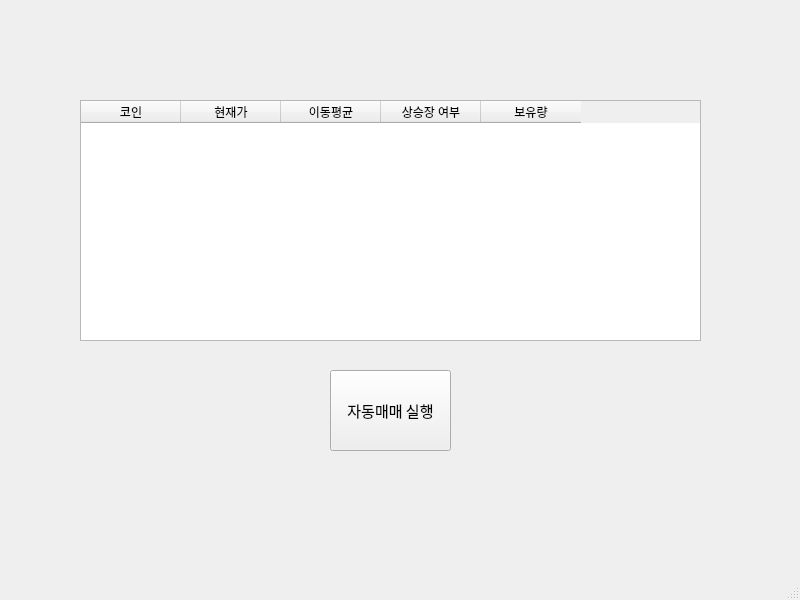
<?xml version="1.0" encoding="UTF-8"?>
<ui version="4.0">
 <class>MainWindow</class>
 <widget class="QMainWindow" name="MainWindow">
  <property name="geometry">
   <rect>
    <x>0</x>
    <y>0</y>
    <width>800</width>
    <height>600</height>
   </rect>
  </property>
  <property name="windowTitle">
   <string>MainWindow</string>
  </property>
  <widget class="QWidget" name="centralwidget">
   <widget class="QTableWidget" name="twCoins">
    <property name="geometry">
     <rect>
      <x>80</x>
      <y>100</y>
      <width>621</width>
      <height>241</height>
     </rect>
    </property>
    <column>
     <property name="text">
      <string>코인</string>
     </property>
    </column>
    <column>
     <property name="text">
      <string>현재가</string>
     </property>
    </column>
    <column>
     <property name="text">
      <string>이동평균</string>
     </property>
    </column>
    <column>
     <property name="text">
      <string>상승장 여부</string>
     </property>
    </column>
    <column>
     <property name="text">
      <string>보유량</string>
     </property>
    </column>
   </widget>
   <widget class="QPushButton" name="pbStartTrade">
    <property name="geometry">
     <rect>
      <x>330</x>
      <y>370</y>
      <width>121</width>
      <height>81</height>
     </rect>
    </property>
    <property name="font">
     <font>
      <family>Agency FB</family>
      <pointsize>11</pointsize>
     </font>
    </property>
    <property name="text">
     <string>자동매매 실행</string>
    </property>
   </widget>
  </widget>
  <widget class="QMenuBar" name="menubar">
   <property name="geometry">
    <rect>
     <x>0</x>
     <y>0</y>
     <width>800</width>
     <height>26</height>
    </rect>
   </property>
  </widget>
  <widget class="QStatusBar" name="statusbar"/>
 </widget>
 <resources/>
 <connections/>
</ui>
